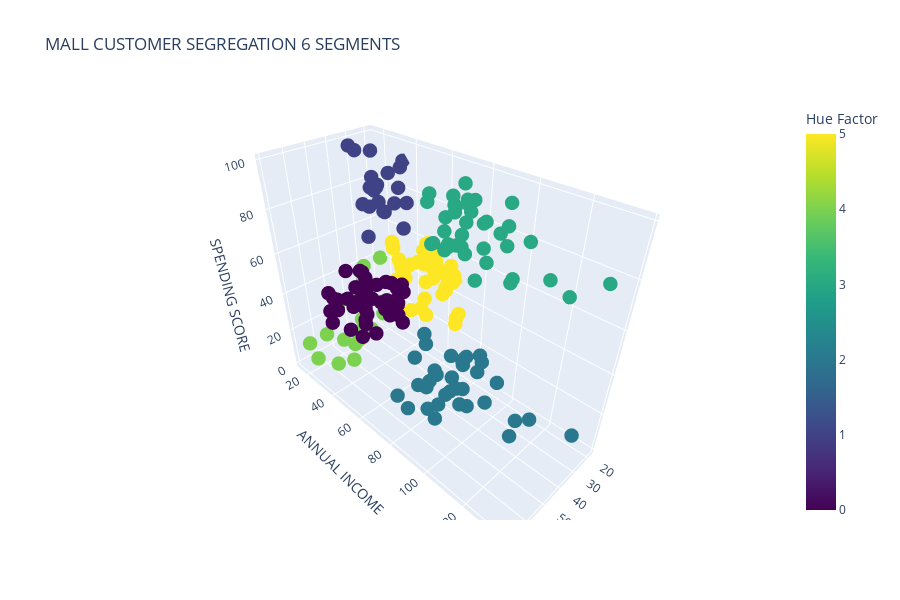

Notebook source saved alongside this figure:
### Code cell
fig = go.Figure(data=[go.Scatter3d(
    x=df['Age'],  # x coordinates
    y=df['Annual Income (k$)'],  # y coordinates
    z=df['Spending Score (1-100)'],  # z coordinates
    mode='markers',  # display points
    marker=dict(
        size=5,
        color=df['prediction_6'],  # set color based on hue factor
        colorscale='Viridis',  # color scale
        opacity=1,
        colorbar=dict(title="Hue Factor")  # colorbar legend for hue factor
    )
)])


fig.update_layout(
    scene=dict(
        xaxis_title='AGE',
        yaxis_title='ANNUAL INCOME',
        zaxis_title='SPENDING SCORE'
    ),
    title="MALL CUSTOMER SEGREGATION 6 SEGMENTS",
    height = 600
)


fig.show()

### Figure 1 — Plotly figure (JSON) as saved in the notebook; plotly's stock layout.template omitted (floating-point values rounded to 4 significant figures; data arrays with more than 128 entries replaced by an {"elided": "..."} marker saying what was removed)
{"data": [{"marker": {"color": {"elided": "200 int values"}, "colorbar": {"title": {"text": "Hue Factor"}}, "colorscale": [[0, "#440154"], [0.1111, "#482878"], [0.2222, "#3e4989"], [0.3333, "#31688e"], [0.4444, "#26828e"], [0.5556, "#1f9e89"], [0.6667, "#35b779"], [0.7778, "#6ece58"], [0.8889, "#b5de2b"], [1, "#fde725"]], "opacity": 1, "size": 5}, "mode": "markers", "type": "scatter3d", "x": {"elided": "200 int values"}, "y": {"elided": "200 int values"}, "z": {"elided": "200 int values"}}], "layout": {"height": 600, "scene": {"xaxis": {"title": {"text": "AGE"}}, "yaxis": {"title": {"text": "ANNUAL INCOME"}}, "zaxis": {"title": {"text": "SPENDING SCORE"}}}, "title": {"text": "MALL CUSTOMER SEGREGATION 6 SEGMENTS"}}}
